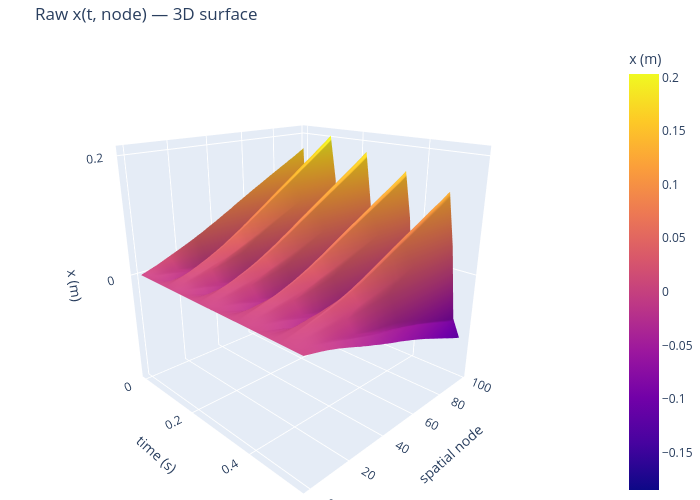

The cell this chart's notebook holds for it:
### Code cell
import plotly.graph_objects as go
from scipy.interpolate import interp1d as _i1d

# Arc-length resample raw data to uniform 100-pt grid
_xr = np.zeros((n_frames, N_VIDEO_PTS))
_yr = np.zeros((n_frames, N_VIDEO_PTS))
for _i in range(n_frames):
    _ds = np.sqrt(np.diff(x_m[_i])**2 + np.diff(y_m[_i])**2)
    _s  = np.concatenate([[0.0], np.cumsum(_ds)])
    _su = np.linspace(0, _s[-1], N_VIDEO_PTS)
    _xr[_i] = _i1d(_s, x_m[_i])(_su)
    _yr[_i] = _i1d(_s, y_m[_i])(_su)

t_plot    = t_raw[::4]
node_plot = np.arange(0, N_VIDEO_PTS, 2)
X_surf_raw = _xr[::4, :][:, node_plot]

# ── Plotly 3D surface (rotatable) ─────────────────────────────────────────
fig3d = go.Figure(go.Surface(
    x=t_plot, y=node_plot, z=X_surf_raw.T,
    colorscale='plasma', colorbar=dict(title='x (m)'),
    contours=dict(z=dict(show=False))
))
fig3d.update_layout(
    title='Raw x(t, node) — 3D surface',
    scene=dict(
        xaxis_title='time (s)',
        yaxis_title='spatial node',
        zaxis_title='x (m)',
        camera=dict(eye=dict(x=1.5, y=-1.5, z=0.8))
    ),
    width=700, height=500, margin=dict(l=0, r=0, t=40, b=0)
)
fig3d.show()

# ── Matplotlib heatmap (inline, resizable) ────────────────────────────────
fig2d, ax = plt.subplots(figsize=(8, 4), dpi=100)
im = ax.imshow(X_surf_raw.T, aspect='auto', origin='lower',
               extent=[t_plot[0], t_plot[-1], node_plot[0], node_plot[-1]],
               cmap='plasma')
fig2d.colorbar(im, ax=ax, label='x (m)')
ax.set_xlabel('time (s)')
ax.set_ylabel('spatial node')
ax.set_title('Raw x(t, node) — heatmap')
plt.tight_layout()
plt.show()

### Figure 1 — Plotly figure (JSON) as saved in the notebook; plotly's stock layout.template omitted (floating-point values rounded to 4 significant figures; data arrays with more than 128 entries replaced by an {"elided": "..."} marker saying what was removed)
{"data": [{"colorbar": {"title": {"text": "x (m)"}}, "colorscale": [[0, "#0d0887"], [0.1111, "#46039f"], [0.2222, "#7201a8"], [0.3333, "#9c179e"], [0.4444, "#bd3786"], [0.5556, "#d8576b"], [0.6667, "#ed7953"], [0.7778, "#fb9f3a"], [0.8889, "#fdca26"], [1, "#f0f921"]], "contours": {"z": {"show": false}}, "type": "surface", "x": [0.0, 0.02062, 0.04124, 0.06186, 0.08247, 0.1031, 0.1237, 0.1443, 0.1649, 0.1856, 0.2062, 0.2268, 0.2474, 0.268, 0.2887, 0.3093, 0.3299, 0.3505, 0.3711, 0.3918, 0.4124, 0.433, 0.4536, 0.4742, 0.4948, 0.5155, 0.5361], "y": [0, 2, 4, 6, 8, 10, 12, 14, 16, 18, 20, 22, 24, 26, 28, 30, 32, 34, 36, 38, 40, 42, 44, 46, 48, 50, 52, 54, 56, 58, 60, 62, 64, 66, 68, 70, 72, 74, 76, 78, 80, 82, 84, 86, 88, 90, 92, 94, 96, 98], "z": {"elided": "50x27 float values"}}], "layout": {"height": 500, "margin": {"b": 0, "l": 0, "r": 0, "t": 40}, "scene": {"camera": {"eye": {"x": 1.5, "y": -1.5, "z": 0.8}}, "xaxis": {"title": {"text": "time (s)"}}, "yaxis": {"title": {"text": "spatial node"}}, "zaxis": {"title": {"text": "x (m)"}}}, "title": {"text": "Raw x(t, node) — 3D surface"}, "width": 700}}
